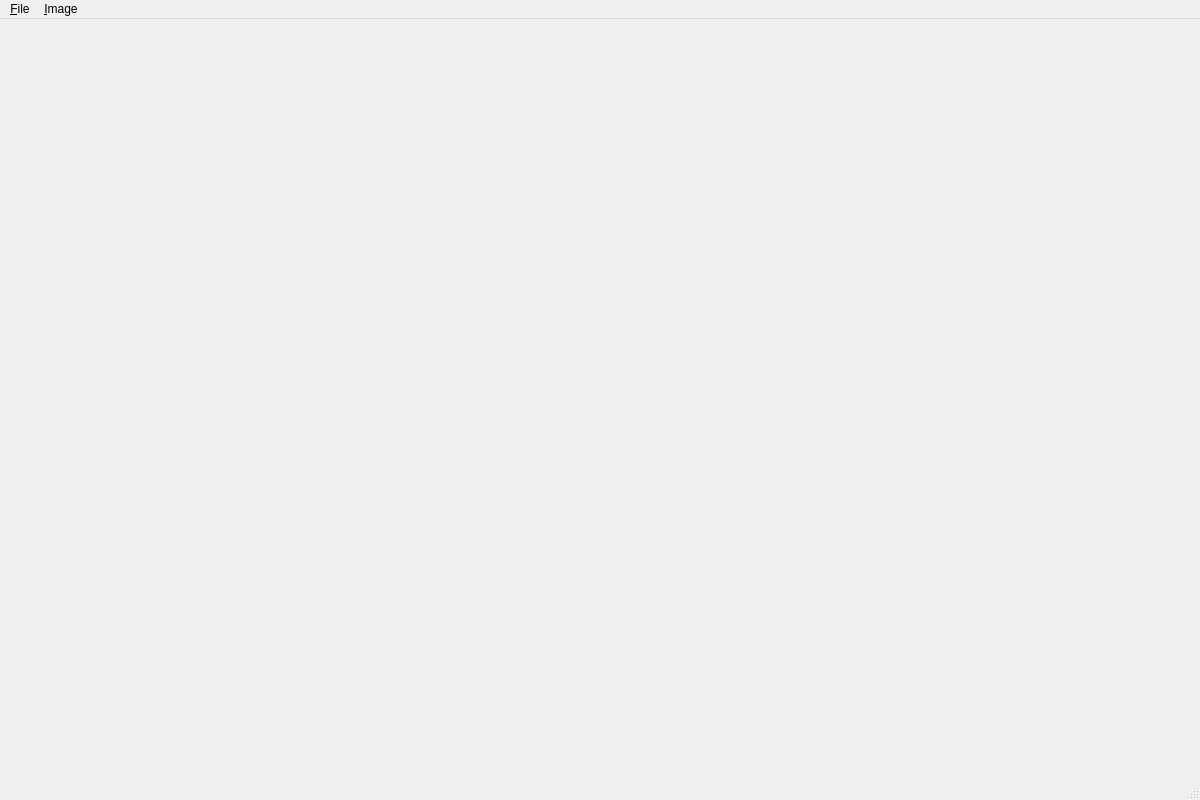
<?xml version="1.0" encoding="UTF-8"?>
<ui version="4.0">
 <class>MainWindow</class>
 <widget class="QMainWindow" name="MainWindow">
  <property name="geometry">
   <rect>
    <x>0</x>
    <y>0</y>
    <width>1200</width>
    <height>800</height>
   </rect>
  </property>
  <property name="windowTitle">
   <string>Photo Studio</string>
  </property>
  <widget class="QWidget" name="centralwidget"/>
  <widget class="QMenuBar" name="menubar">
   <property name="geometry">
    <rect>
     <x>0</x>
     <y>0</y>
     <width>1200</width>
     <height>21</height>
    </rect>
   </property>
   <widget class="QMenu" name="menuFile">
    <property name="title">
     <string>&amp;File</string>
    </property>
    <addaction name="actFileNew"/>
    <addaction name="actFileOpen"/>
    <addaction name="separator"/>
    <addaction name="actFileClose"/>
    <addaction name="actFileSave"/>
   </widget>
   <widget class="QMenu" name="menuImage">
    <property name="title">
     <string>&amp;Image</string>
    </property>
    <addaction name="actImageGray"/>
   </widget>
   <addaction name="menuFile"/>
   <addaction name="menuImage"/>
  </widget>
  <widget class="QStatusBar" name="statusbar"/>
  <action name="actFileOpen">
   <property name="text">
    <string>&amp;Open...</string>
   </property>
   <property name="shortcut">
    <string>Ctrl+O</string>
   </property>
  </action>
  <action name="actFileNew">
   <property name="text">
    <string>&amp;New..</string>
   </property>
   <property name="shortcut">
    <string>Ctrl+N</string>
   </property>
  </action>
  <action name="actFileClose">
   <property name="text">
    <string>&amp;Close</string>
   </property>
   <property name="shortcut">
    <string>Ctrl+W</string>
   </property>
  </action>
  <action name="actFileSave">
   <property name="text">
    <string>&amp;Save...</string>
   </property>
   <property name="shortcut">
    <string>Ctrl+S</string>
   </property>
  </action>
  <action name="actImageGray">
   <property name="text">
    <string>&amp;Monochrome</string>
   </property>
  </action>
 </widget>
 <resources/>
 <connections/>
</ui>
